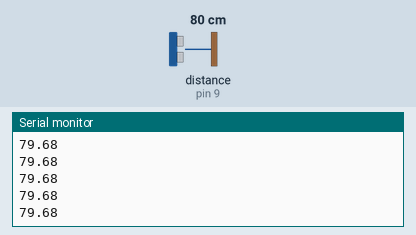
Bench run of a sketch on a simulated Arduino Uno, built with avr-gcc and run on an emulated ATmega328P. Parts: the last lines printed to the serial monitor. Wiring (inferred from the names in the program): ultrasonic range finder: trigger pin 8; echo pin 9. Inputs (shaded band) come from the test bench; at power-on: distance to the obstacle (sensor on pin 9) 80 cm. The echo pulse lasts 58.3 µs per cm.

Above: at 1.2 s.
1.3 s: distance to the obstacle (sensor on pin 9) set to 2 cm
At 2.4 s:
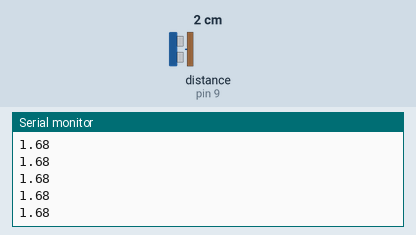
2.8 s: distance to the obstacle (sensor on pin 9) set to 4 cm
At 3.7 s:
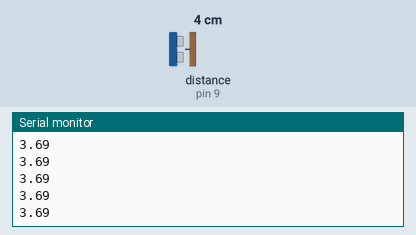
Timing chart, 0 to 5.8 s (numbered marks = the images above; inputs shaded):
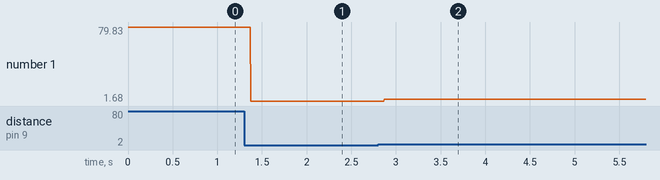

The sketch:

ultrasonic.exp.ino
```cpp
const int trigger = 8;
const int echo = 9;
int duration = 0;
void setup() {
  // put your setup code here, to run once:
  pinMode(trigger, OUTPUT);
  pinMode(echo, INPUT);
  Serial.begin(9600);

}

void loop() {
  // put your main code here, to run repeatedly:
  digitalWrite(trigger, LOW);
  delayMicroseconds(2);
  digitalWrite(trigger, HIGH);
  delayMicroseconds(10);
  digitalWrite(trigger, LOW);
  duration = pulseIn(echo, HIGH);
  float distance = (duration*0.0343)/2;
  Serial.println(distance);

}
```

Measured:
- after the input at 1.3 s, the serial monitor: prints a new line after 0.07 s (image 1)
- after the input at 2.8 s, the serial monitor: prints a new line after 0.07 s (image 2)
- plotted number 1: 79.68 → 1.68 after the input at 1.3 s, 1.68 → 3.6 after the input at 2.8 s
